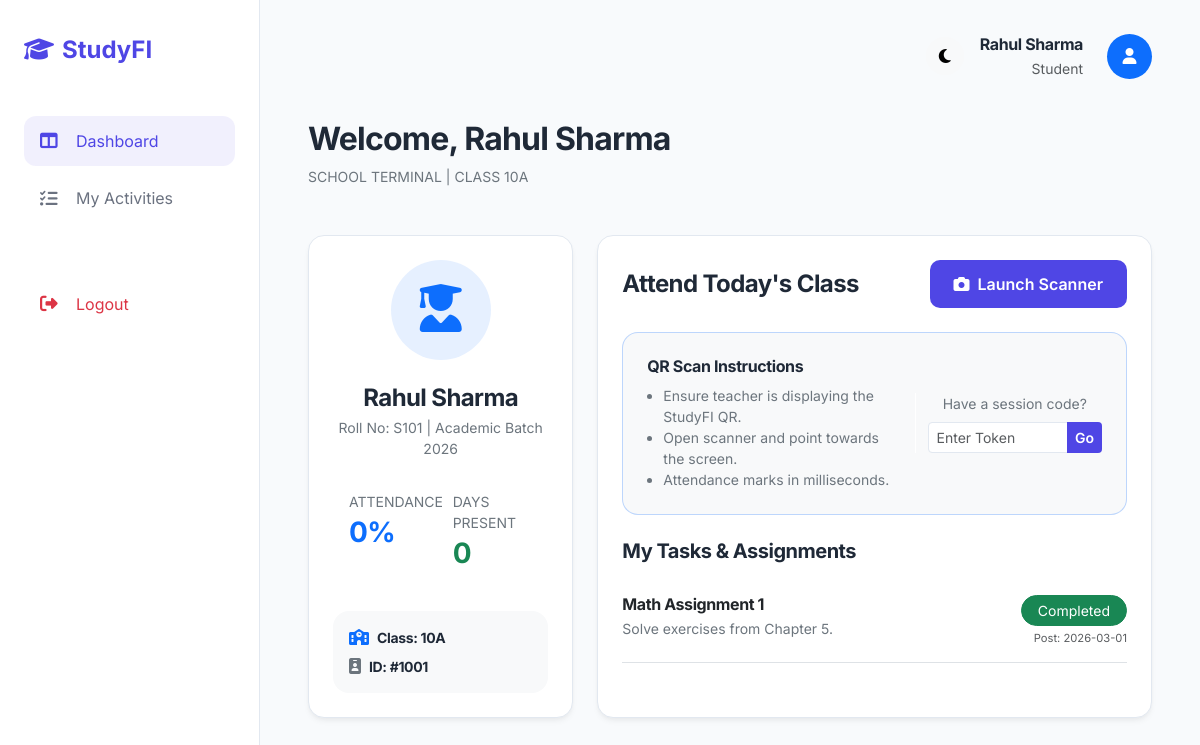
/student/dashboard (signed in), run on the app's committed database.
### tables this page shows
CREATE TABLE activity_status (
    id INTEGER PRIMARY KEY AUTOINCREMENT,
    activity_id INTEGER NOT NULL,
    student_id INTEGER NOT NULL,
    status TEXT NOT NULL CHECK (status IN ('Pending', 'Completed')),
    submission_date TEXT,
    FOREIGN KEY (activity_id) REFERENCES activities (id),
    FOREIGN KEY (student_id) REFERENCES students (id)
);

CREATE TABLE activities (
    id INTEGER PRIMARY KEY AUTOINCREMENT,
    title TEXT NOT NULL,
    description TEXT,
    class_name TEXT NOT NULL,
    teacher_id INTEGER NOT NULL,
    date_assigned TEXT NOT NULL,
    FOREIGN KEY (teacher_id) REFERENCES teachers (id)
);

### app.py (the view)
        def decorated_function(*args, **kwargs):
            if 'user_id' not in session:
                flash("Login required.", "danger")
                return redirect(url_for('login'))
            if role and session.get('role') != role:
                flash(f"Access denied. Require {role} role.", "danger")
                return redirect(url_for('index'))
            return f(*args, **kwargs)

### app.py (called while the page is built)
def login_required(role=None):
    def wrapper(f):
        def decorated_function(*args, **kwargs):
            if 'user_id' not in session:
                flash("Login required.", "danger")
                return redirect(url_for('login'))
            if role and session.get('role') != role:
                flash(f"Access denied. Require {role} role.", "danger")
                return redirect(url_for('index'))
            return f(*args, **kwargs)
        decorated_function.__name__ = f.__name__
        return decorated_function
    return wrapper

@app.route('/student/dashboard')
@login_required('student')
def student_dashboard():
    student_id = session['user_id']
    stats = Attendance.get_student_stats(student_id)
    activities = Activity.get_student_activities(student_id)
    return render_template('student_dashboard.html', stats=stats, activities=activities)

### models/activity.py (called while the page is built)
def get_db():
    conn = sqlite3.connect('database.db')
    conn.row_factory = sqlite3.Row
    return conn

    @staticmethod
    def get_student_activities(student_id):
        conn = get_db()
        query = '''
            SELECT a.*, ast.status as student_status, ast.submission_date
            FROM activities a
            JOIN activity_status ast ON a.id = ast.activity_id
            WHERE ast.student_id = ?
        '''
        activities = conn.execute(query, (student_id,)).fetchall()
        conn.close()
        return activities

### models/attendance.py (called while the page is built)
def get_db():
    conn = sqlite3.connect('database.db')
    conn.row_factory = sqlite3.Row
    return conn

    @staticmethod
    def get_student_stats(student_id):
        conn = get_db()
        total = conn.execute('SELECT COUNT(*) FROM attendance WHERE student_id = ?', (student_id,)).fetchone()[0]
        present = conn.execute('SELECT COUNT(*) FROM attendance WHERE student_id = ? AND status = "Present"', (student_id,)).fetchone()[0]
        conn.close()
        percentage = (present / total * 100) if total > 0 else 0
        return {"total": total, "present": present, "percentage": round(percentage, 2)}

### templates/student_dashboard.html (shortened to what this page needs)
{% extends "base.html" %}
{% block content %}
<div class="mb-5">
    <h2 class="fw-bold">Welcome, {{ session.name }}</h2>
    <p class="text-secondary text-uppercase small ls-wide">School Terminal | Class {{ session.class or '10A' }}</p>
</div>
<div class="row g-4 mb-5">
    <div class="col-lg-4">
        <div class="card-stats text-center h-100">
            <div class="bg-primary bg-opacity-10 rounded-circle d-inline-block p-4 mb-4 text-primary" style="width: 100px; height: 100px;">
                <i class="fas fa-user-graduate fa-3x"></i>
            </div>
            <h4 class="fw-bold mb-1">{{ session.name }}</h4>
            <p class="text-secondary small mb-4">Roll No: S101 | Academic Batch 2026</p>
            <div class="row pt-2 text-start px-3">
                <div class="col-6 mb-3">
                    <p class="text-secondary small mb-1">ATTENDANCE</p>
                    <h3 class="fw-bold text-primary">{{ stats.percentage }}%</h3>
                </div>
                <div class="col-6 mb-3">
                    <p class="text-secondary small mb-1">DAYS PRESENT</p>
                    <h3 class="fw-bold text-success">{{ stats.present }}</h3>
                </div>
            </div>
            <div class="mt-3 p-3 bg-light rounded-4 text-start">
                <div class="d-flex align-items-center mb-2">
                    <i class="fas fa-school text-primary me-2"></i>
                    <span class="small fw-bold">Class: 10A</span>
                </div>
                <div class="d-flex align-items-center">
                    <i class="fas fa-id-badge text-secondary me-2"></i>
                    <span class="small fw-bold">ID: #{{ session.user_id + 1000 }}</span>
                </div>
            </div>
        </div>
    </div>
    <div class="col-lg-8">
        <div class="card-stats h-100">
            <div class="d-flex justify-content-between align-items-center mb-4">
                <h4 class="fw-bold mb-0">Attend Today's Class</h4>
                <button class="btn btn-primary-custom" data-bs-toggle="modal" data-bs-target="#scanModal">
                    <i class="fas fa-camera me-2"></i>Launch Scanner
                </button>
            </div>
            <div class="p-4 bg-light rounded-4 mb-4 border border-dashed border-primary border-opacity-25">
                <div class="row align-items-center">
                    <div class="col-md-7">
                        <h6 class="fw-bold mb-2">QR Scan Instructions</h6>
                        <ul class="small text-secondary ps-3 mb-0">
                            <li>Ensure teacher is displaying the StudyFI QR.</li>
                            <li>Open scanner and point towards the screen.</li>
                            <li>Attendance marks in milliseconds.</li>
                        </ul>
                    </div>
                    <div class="col-md-5 text-center mt-3 mt-md-0 border-start border-white">
                        <p class="small text-secondary mb-2">Have a session code?</p>
                        <div class="input-group input-group-sm">
                            <input type="text" id="manualToken" class="form-control form-control-custom" placeholder="Enter Token">
                            <button class="btn btn-primary-custom" onclick="submitToken()">Go</button>
                        </div>
                    </div>
                </div>
            </div>
            <h5 class="fw-bold mb-3">My Tasks & Assignments</h5>
            <div class="list-group list-group-flush">
                {% for act in activities %}
                <div class="list-group-item px-0 py-3 bg-transparent border-bottom">
                    <div class="d-flex justify-content-between align-items-start">
                        <div class="me-3">
                            <h6 class="fw-bold mb-1">{{ act.title }}</h6>
                            <p class="small text-secondary mb-0">{{ act.description }}</p>
                        </div>
                        <div class="text-end">
                            <button class="btn btn-sm {% if act.student_status == 'Pending' %}btn-outline-warning text-warning{% else %}btn-success{% endif %} rounded-pill px-3"
                                    onclick="toggleActivity({{ act.id }}, this)">
                                {{ act.student_status }}
                            </button>
                            <div class="small text-muted mt-1" style="font-size: 0.7rem;">Post: {{ act.date_assigned }}</div>
                        </div>
                    </div>
                </div>
                {% endfor %}
            </div>
        </div>
    </div>
</div>
{% endblock %}

### static/css/style.css (style rules this page uses)
:root { --primary: #4f46e5; --primary-light: #6366f1; --success: #22c55e; --bg-main: #f8fafc; --bg-card: #ffffff; --text-primary: #1f2937; --text-secondary: #6b7280; --border-color: #e2e8f0; --sidebar-width: 260px; --transition: all 0.3s cubic-bezier(0.4, 0, 0.2, 1); }
body { background-color: var(--bg-main); color: var(--text-primary); font-family: 'Inter', 'Poppins', sans-serif; margin: 0; overflow-x: hidden; }
.card-stats { background: var(--bg-card); border: 1px solid var(--border-color); border-radius: 16px; padding: 1.5rem; box-shadow: 0 4px 6px -1px rgba(0, 0, 0, 0.05), 0 2px 4px -1px rgba(0, 0, 0, 0.03); transition: var(--transition); height: 100%; }
h1, h2, h3, h4, .fw-bold { font-weight: 700; letter-spacing: -0.025em; }
.btn-primary-custom { background-color: var(--primary); color: white; border: none; padding: 0.75rem 1.5rem; border-radius: 10px; font-weight: 600; transition: var(--transition); }
.form-control-custom { background-color: var(--bg-card); border: 1px solid var(--border-color); color: var(--text-primary); border-radius: 10px; padding: 0.75rem 1rem; transition: var(--transition); }

### data on the page
activity_status: title "Math Assignment 1", description "Solve exercises from Chapter 5.", student_status "Completed", date_assigned "2026-03-01"

### other printed values
{{ session.name }} "Rahul Sharma"
{{ session.role|capitalize }} "Student"
{{ session.class or '10A' }} "10A"
{{ stats.percentage }} "0"
{{ stats.present }} "0"
{{ session.user_id + 1000 }} "1001"
